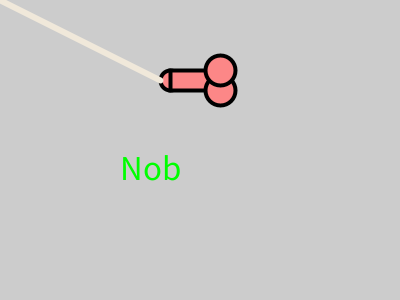
Frame 1 (no input)
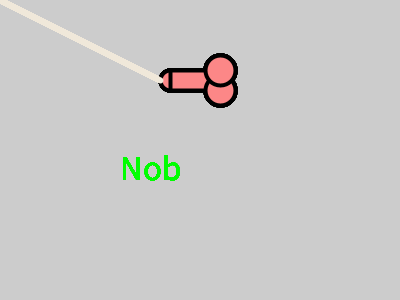
Frame 60 (the mouse pressed at the canvas centre just before this capture)
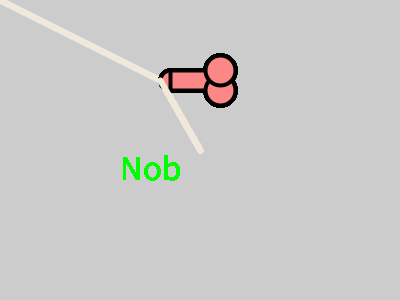
Frame 120 (the mouse held since frame 60 and released just before this capture)

The Processing sketch that drew these frames (run headless with seeded random() and noise(); from frame 60 on, the mouse is pressed at the canvas centre):

// Processing sketch: sketch_241001a
// ── sketch_241001a.pde

void setup() {
  size(400, 300);
}

void draw() {
  
  var x = 150;
  var y = 40;

  //background(255,255,255);
  
  stroke(0, 0, 0);
  strokeWeight(4);

  fill(252, 135, 135);

  circle(20+x, 40+y, 20);
  rect(20+x, 30+y, 50, 20);
  circle(70+x, 50+y, 30);
  circle(70+x, 30+y, 30);

  stroke(240, 232, 218);
  strokeWeight(6);
  line(10+x, 40+y, mouseX, mouseY);
  if (mouseX > width/2){
    fill(255, 0,0);
  }
  else{
    fill(0,255,0);
  }
  textSize(35);
  text("Nob", 120,180);
}
